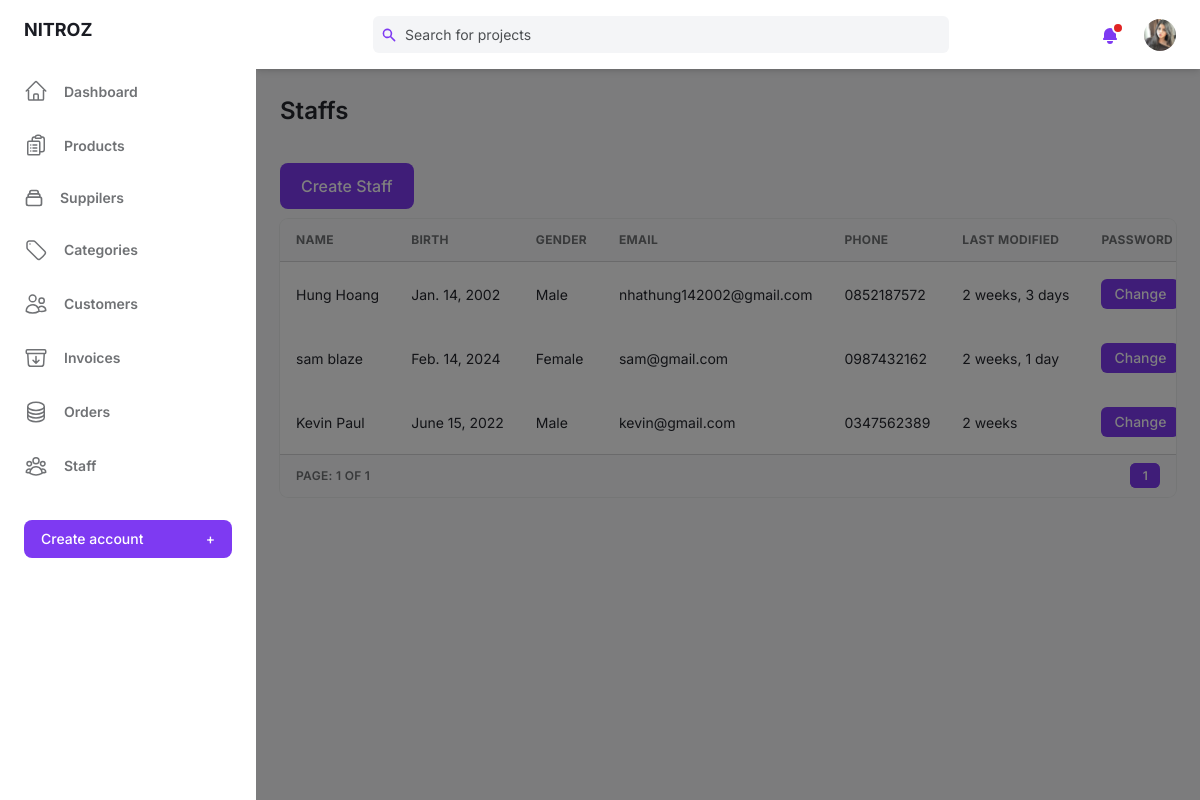
The page /super/staff/ (signed in) on the database as committed earlier.
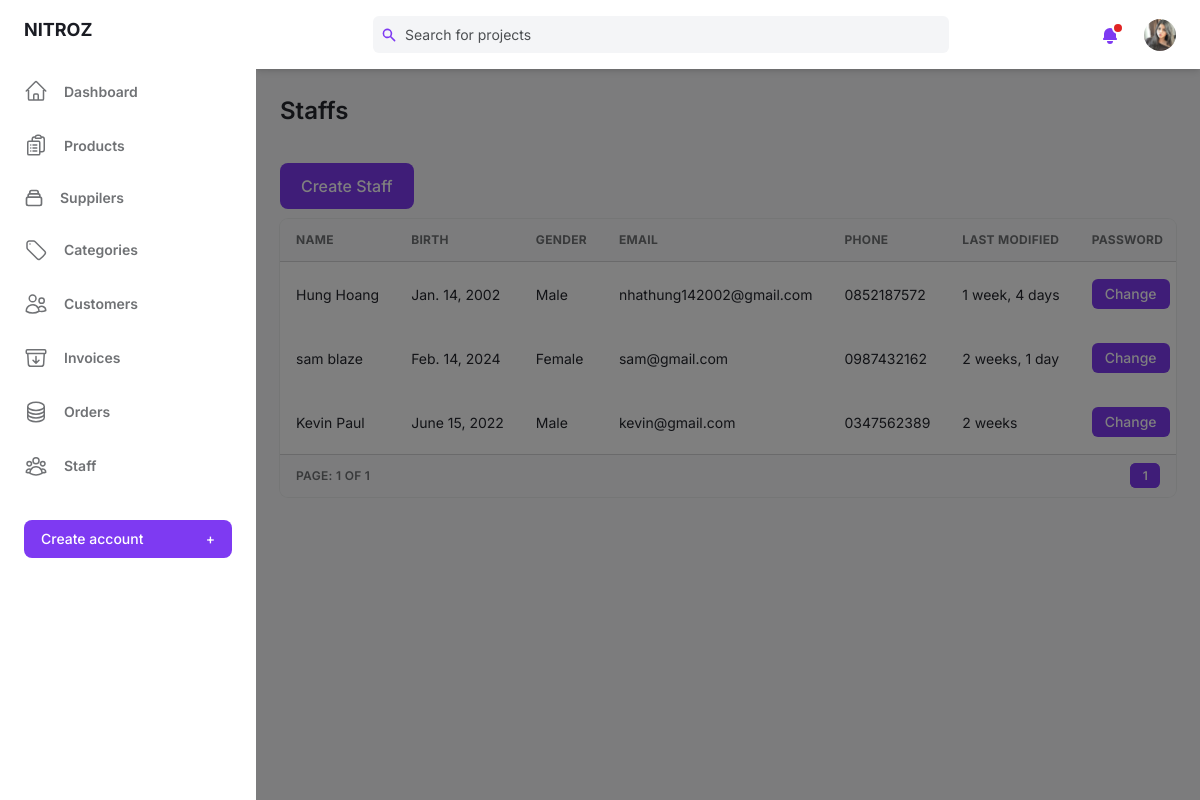
The same page on the database as committed later.
### base/models.py (models this page shows)
class User(AbstractUser):
    birth = models.DateField(blank=True,null=True)
    gender = models.BooleanField(default=False)
    email = models.EmailField(unique=True)
    phone = models.CharField(max_length=10,blank=True,null=True)
    avatar = models.ImageField(null=True,blank=True,upload_to='users/',default= 'users/avatar.svg')
    old_cart = models.CharField(max_length=200, blank=True, null=True)
    updated = models.DateTimeField(auto_now=True)
    created = models.DateTimeField(auto_now_add=True)
    USERNAME_FIELD = 'email'
    REQUIRED_FIELDS = []
    @property
    def ImageURL(self):
        try:
            url = self.avatar.url
        except:
            url = ''
        return url
    objects = CustomUserManager()

### base/views.py (the view)
# urls.py: path('super/staff/', views.staffAdmin, name="staffAdmin"),
@login_required(login_url="/super/login/")
def staffAdmin(request):
    pageView = 'read'
    if request.user.is_superuser:
        if 'q' in request.GET:
            q = request.GET['q']
            mutiple_q = Q( Q(username__icontains=q) |
                        Q(first_name__icontains=q) |
                        Q(last_name__icontains=q) |
                        Q(email__icontains=q))
            user = User.objects.filter(is_staff=True).filter(mutiple_q)
        else:
            user = User.objects.filter(is_staff=True)
        page = Paginator(user, 4)
        page_list = request.GET.get('page')
        page = page.get_page(page_list)
    else:
        messages.error(request, 'You dont have permit to do that!!')
        user = None
        page = None
    context = {'user':user, 'page':page, 'pageView':pageView}
    return render(request, 'base/admin/staff.html', context)

### base/context_processors.py (called while the page is built)
def cart(request):
    return {'cart': Cart(request)}

### base/templates/base/admin/staff.html (shortened to what the changed rows need)
{% extends "admin/main.html" %}
{% block content %}
{% if request.user.is_superuser %}
<main class="h-full pb-16 overflow-y-auto">
    <div class="container grid px-6 mx-auto">
        {% if pageView == 'read' %}
        <h2 class="my-6 text-2xl font-semibold text-gray-700 dark:text-gray-200">Staffs</h2>
        {% elif pageView == 'add' %}
        <h2 class="my-6 text-2xl font-semibold text-gray-700 dark:text-gray-200">Add Staff</h2>
        {% elif pageView == 'edit' %}
        <h2 class="my-6 text-2xl font-semibold text-gray-700 dark:text-gray-200">Edit Satff</h2>
        {% endif %}
      {% if pageView == 'read' %}
      <div class="w-full overflow-hidden rounded-lg shadow-xs">
        <div class="w-full overflow-x-auto">
            <table class="w-full whitespace-no-wrap">
                <thead>
                <tr class="text-xs font-semibold tracking-wide text-left text-gray-500 uppercase border-b dark:border-gray-700 bg-gray-50 dark:text-gray-400 dark:bg-gray-800">
                    <th class="px-4 py-3">Name</th>
                    <th class="px-4 py-3">Birth</th>
                    <th class="px-4 py-3">Gender</th>
                    <th class="px-4 py-3">Email</th>
                    <th class="px-4 py-3">Phone</th>
                    <th class="px-4 py-3">Last Modified</th>
                    <th class="px-4 py-3">Password</th>
                </tr>
                </thead>
                {% for user in page.object_list %}
                <tbody class="bg-white divide-y dark:divide-gray-700 dark:bg-gray-800">
                <tr class="text-gray-700 dark:text-gray-400">
                    <td class="px-4 py-3 text-sm">{{user.first_name}} {{user.last_name}}</td>
                    <td class="px-4 py-3 text-sm">{{user.birth}}</td>
                    {% if user.gender %}
                    <td class="px-4 py-3 text-sm">Male</td>
                    {% else %}
                    <td class="px-4 py-3 text-sm">Female</td>
                    {% endif %}
                    <td class="px-4 py-3 text-sm">{{user.email}}</td>
                    <td class="px-4 py-3 text-sm">{{user.phone}}</td>
                    <td class="px-4 py-3 text-sm">{{user.updated|timesince}}</td>
                    <td class="px-4 py-3 text-sm">
                        <button class="px-3 py-1 text-sm font-medium leading-5 text-white transition-colors duration-150 bg-purple-600 border border-transparent rounded-md active:bg-purple-600 hover:bg-purple-700 focus:outline-none focus:shadow-outline-purple">
                        <a href="{% url "updateStaffPassword" user.id %}" >Change</a></button>
                    </td>
                </tr>
                </tbody>
                {% endfor %}
            </table>
        </div>
      </div>
      {% endif %}
    </div>
</main>
{% endif %}
{% endblock content %}

### templates/admin/nav.html (shortened to what this page needs)
{% load static %}
<header class="z-10 py-4 bg-white shadow-md dark:bg-gray-800">
  <div class="container flex items-center justify-between h-full px-6 mx-auto text-purple-600 dark:text-purple-300">
    <div class="flex justify-center flex-1 lg:mr-32" style="margin-right:10px;">
      <div
        class="relative w-full max-w-xl mr-6 focus-within:text-purple-500"
      >
        <div class="absolute inset-y-0 flex items-center pl-2">
          <svg
            class="w-4 h-4"
            aria-hidden="true"
            fill="currentColor"
            viewBox="0 0 20 20"
          >
            <path
              fill-rule="evenodd"
              d="M8 4a4 4 0 100 8 4 4 0 000-8zM2 8a6 6 0 1110.89 3.476l4.817 4.817a1 1 0 01-1.414 1.414l-4.816-4.816A6 6 0 012 8z"
              clip-rule="evenodd"
            ></path>
          </svg>
        </div>
        <form>
        <input
          class="w-full pl-8 pr-2 text-sm text-gray-700 placeholder-gray-600 bg-gray-100 border-0 rounded-md dark:placeholder-gray-500 dark:focus:shadow-outline-gray dark:focus:placeholder-gray-600 dark:bg-gray-700 dark:text-gray-200 focus:placeholder-gray-500 focus:bg-white focus:border-purple-300 focus:outline-none focus:shadow-outline-purple form-input"
          type="text"
          placeholder="Search for projects"
          aria-label="Search"
          name = "q"
        /></form>
      </div>
    </div>
    <ul class="flex items-center flex-shrink-0 space-x-6">
      <li class="relative">
        <button
          class="relative align-middle rounded-md focus:outline-none focus:shadow-outline-purple"
          @click="toggleNotificationsMenu"
          @keydown.escape="closeNotificationsMenu"
          aria-label="Notifications"
          aria-haspopup="true"
        >
          <svg
            class="w-5 h-5"
            aria-hidden="true"
            fill="currentColor"
            viewBox="0 0 20 20"
          >
            <path
              d="M10 2a6 6 0 00-6 6v3.586l-.707.707A1 1 0 004 14h12a1 1 0 00.707-1.707L16 11.586V8a6 6 0 00-6-6zM10 18a3 3 0 01-3-3h6a3 3 0 01-3 3z"
            ></path>
          </svg>
          <span
            aria-hidden="true"
            class="absolute top-0 right-0 inline-block w-3 h-3 transform translate-x-1 -translate-y-1 bg-red-600 border-2 border-white rounded-full dark:border-gray-800"
          ></span>
        </button>
      </li>
      <li class="relative">
        <button
          class="align-middle rounded-full focus:shadow-outline-purple focus:outline-none"
          @click="toggleProfileMenu"
          @keydown.escape="closeProfileMenu"
          aria-label="Account"
          aria-haspopup="true"
        >
          {% if request.user.is_authenticated %}
          <img
            class="object-cover w-8 h-8 rounded-full"
            src="{{request.user.ImageURL}}"
            alt=""
            aria-hidden="true"
          />
          {% endif %}
        </button>
      </li>
    </ul>
  </div>
</header>

Rows that differ between the two databases and show on the page:
changed User "Hung": updated "2 weeks, 3 days" → "1 week, 4 days"
